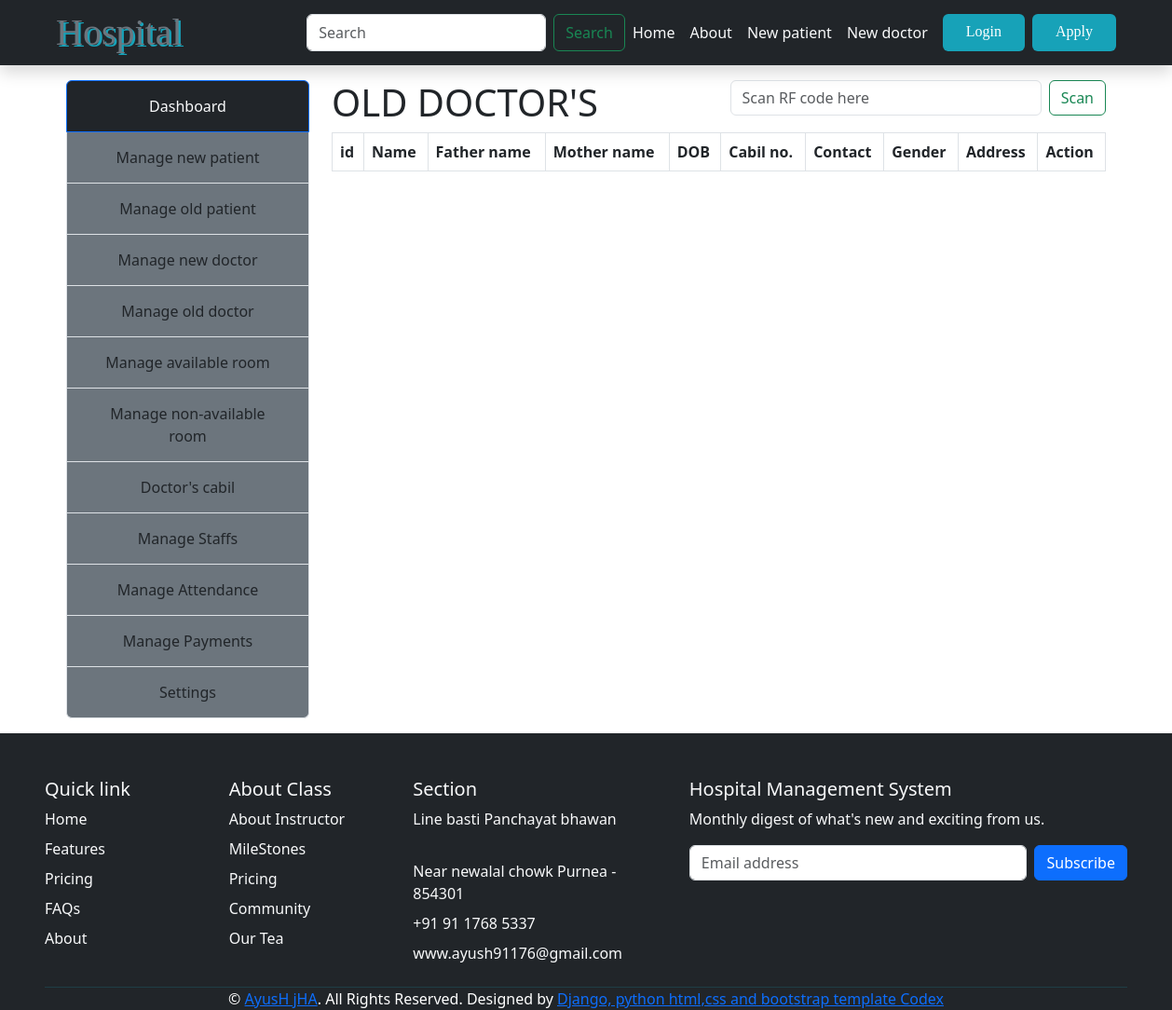
Page /manage-Old-Doctor/ on the earlier database version.
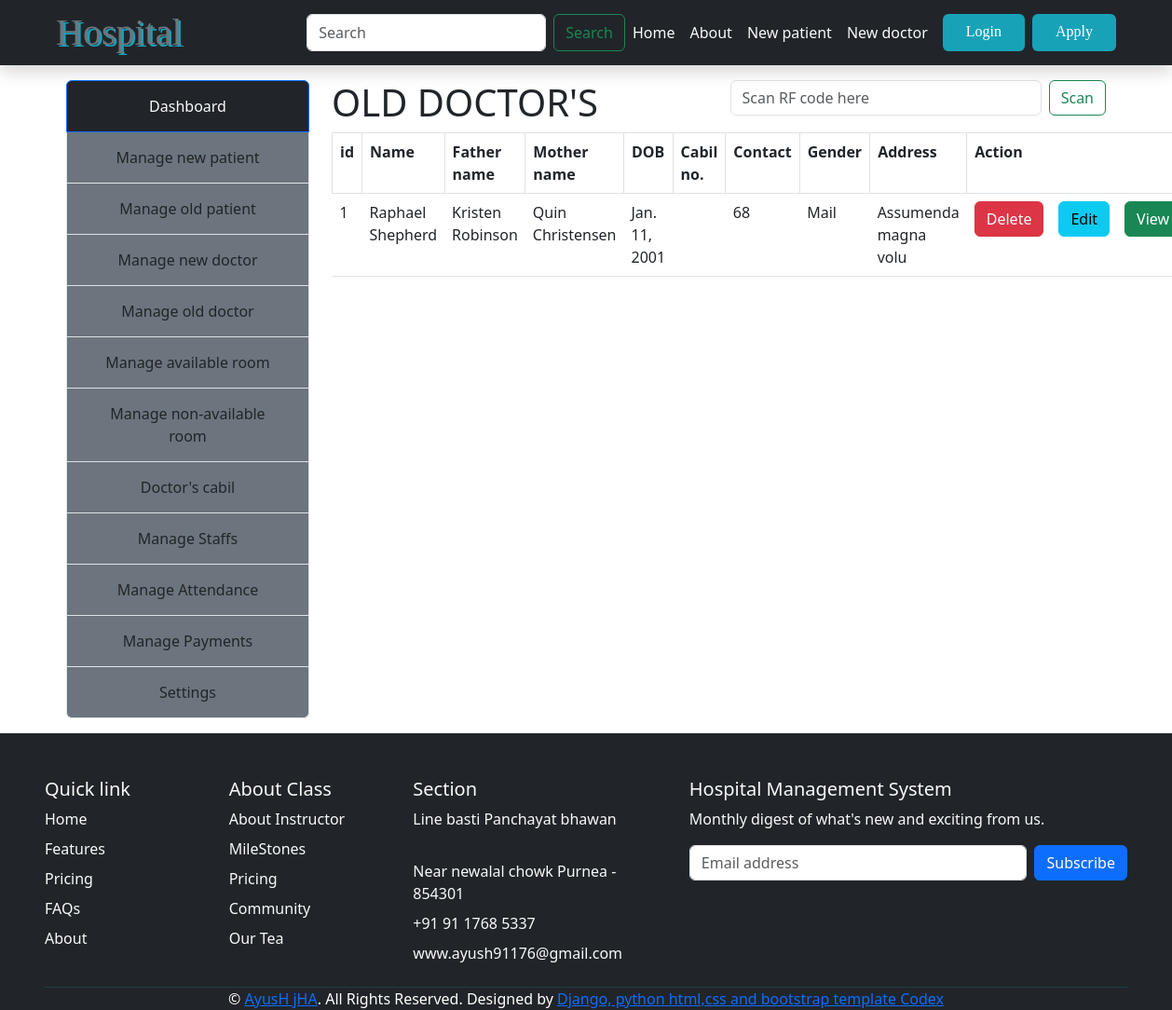
Same page on the later database version.
### Hospital/models.py (models this page shows, shortened)
class Doctor(models.Model):
    first_name=models.CharField(max_length=150)
    last_name=models.CharField(max_length=150)
    father_name=models.CharField(max_length=150)
    mother_name=models.CharField(max_length=150)
    age=models.IntegerField()
    gender=models.CharField(max_length=10,choices=GENDER)
    dob=models.DateField(help_text="use MM/DD/YYYY format")
    blood_group=models.CharField(max_length=10,choices=BLOOD)
    contact=models.IntegerField()
    city=models.CharField(max_length=150,choices=CITY)
    state=models.CharField(max_length=150,choices=(("Bihar","Bihar"),("Punjab","Punjab")))
    pin_code=models.IntegerField()
    nationality=models.CharField(max_length=150,choices=(("Indian","Indian"),("Other","Other")))
    address=models.TextField(default=None,blank=True,null=True,)
    d_image=models.ImageField(upload_to="photo/",null=True,blank=True)
    isApproved=models.BooleanField(default=False)
    spacility=models.CharField(max_length=120,choices=DISEASES)
    qualification=models.CharField(max_length=200)
    dateOfJoin=models.DateField(default=None,blank=True,null=True)
    salary = models.IntegerField(default=None,blank=True,null=True,)
    cableNumber=models.CharField(max_length=12,choices=CABIL_NUMBER,default=None,null=True,blank=True)

### Hospital/views.py (the view)
# urls.py: path("manage-Old-Doctor/",manageOldDoctor,name="manageOldDoctor"),
def manageOldDoctor(req):
    data={}
    data['title']="Old Doctor's"
    data['doctor']= Doctor.objects.filter(isApproved=True)
    return render(req,"Admin/Manage/Doctor/manageDoctor.html",data)

### Template/Admin/Manage/Doctor/manageDoctor.html (shortened to what this page needs)
{% extends 'admin/adminBase.html'%}
{% block 'admin-content' %}
    <div class="contaner">
        <div class="row">
            <div class="col-6 mx-auto">
                <h1 class="fs-1">{{title|upper}}</h1>
            </div>
            <div class="col-6">
                <form class="d-flex" action="" method="get" role="search">
                    <input class="form-control me-2" name="code" type="text" autofocus placeholder="Scan RF code here" aria-label="Search">
                    <button class="btn btn-outline-success" type="submit">Scan</button>
                  </form>
            </div>
            <div class="col mx-auto">
                <table class="table">
                    <tr>
                        <th class="border">id</th>
                        <th class="border">Name</th>
                        <th class="border">Father name</th>
                        <th class="border">Mother name</th>
                        <th class="border">DOB</th>
                        <th class="border">Cabil no.</th>
                        <th class="border">Contact</th>
                        <th class="border">Gender</th>
                        <th class="border">Address</th>
                        <th colspan="3" class="border">Action</th>
                    </tr>
                    {% for stu in doctor %}
                        <tr>
                            <td>{{stu.id}}</td>
                            <td>{{stu.first_name}} {{stu.last_name}}</td>
                            <td>{{stu.father_name}}</td>
                            <td>{{stu.mother_name}}</td>
                            <td>{{stu.dob}} </td>
                            <td>
                            </td>
                            <td>{{stu.contact}}</td>
                            <td>{{stu.gender}}</td>
                            <td>{{stu.address}}</td>
                            <td><a href="{% url 'deleteDoctor' stu.id %}" class="btn btn-danger">Delete</a></td>
                            <td><a href="{%url 'editDoctor' stu.id%}" class="btn btn-info">Edit</a></td>
                            <td><a href="{%url 'viewDoctor' stu.id%}" class="btn btn-success">View</a></td>
                        </tr>
                    {%endfor%}
                </table>
            </div>
        </div>
    </div>
{% endblock 'admin-content' %}

Differences in the rows shown:
now on this page (row edited): Doctor: id "1", first_name "Raphael", last_name "Shepherd", father_name "Kristen Robinson", mother_name "Quin Christensen", dob "Jan. 11, 2001", contact "68", gender "Mail", address "Assumenda magna volu"
